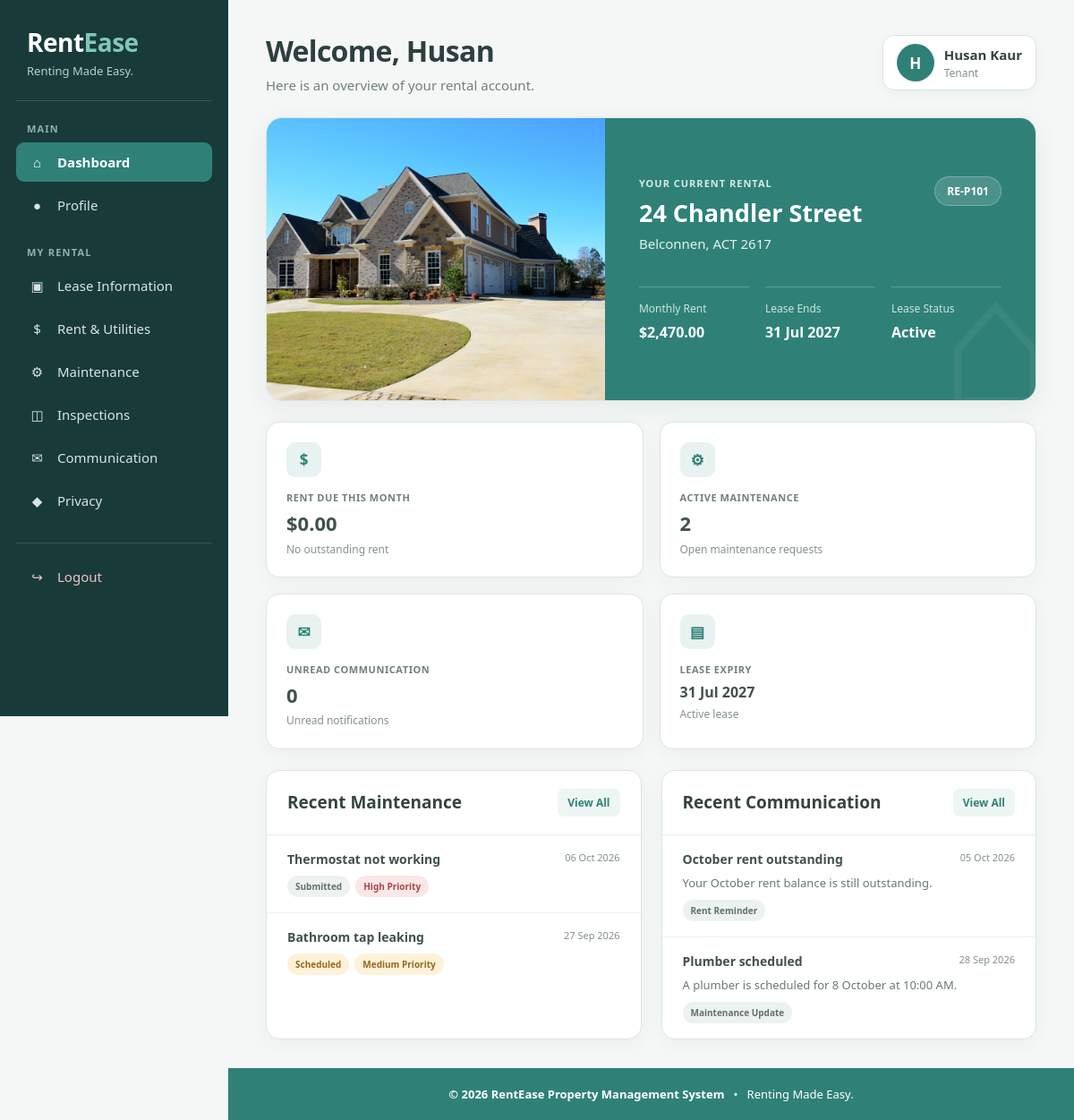
The page /tenant/dashboard.php (signed in) on the database its author committed.
### tables this page shows
CREATE TABLE `users` (
  `user_id` int(11) NOT NULL,
  `role` enum('manager','tenant') NOT NULL,
  `first_name` varchar(80) NOT NULL,
  `last_name` varchar(80) NOT NULL,
  `email` varchar(150) NOT NULL,
  `phone` varchar(30) DEFAULT NULL,
  `address` varchar(255) DEFAULT NULL,
  `password_hash` varchar(255) NOT NULL,
  `account_status` enum('active','inactive') NOT NULL DEFAULT 'active',
  `created_at` datetime NOT NULL DEFAULT current_timestamp(),
  `updated_at` datetime NOT NULL DEFAULT current_timestamp() ON UPDATE current_timestamp()
);

CREATE TABLE `property_photos` (
  `photo_id` int(11) NOT NULL,
  `property_id` int(11) NOT NULL,
  `file_path` varchar(255) NOT NULL,
  `caption` varchar(255) DEFAULT NULL,
  `is_primary` tinyint(1) NOT NULL DEFAULT 0,
  `uploaded_at` datetime NOT NULL DEFAULT current_timestamp()
);

CREATE TABLE `leases` (
  `lease_id` int(11) NOT NULL,
  `property_id` int(11) NOT NULL,
  `tenant_id` int(11) NOT NULL,
  `start_date` date NOT NULL,
  `end_date` date NOT NULL,
  `monthly_rent` decimal(10,2) NOT NULL,
  `bond_amount` decimal(10,2) DEFAULT 0.00,
  `lease_status` enum('draft','active','expired','terminated','renewal_due') NOT NULL DEFAULT 'draft',
  `lease_document` varchar(255) DEFAULT NULL,
  `notes` text DEFAULT NULL,
  `created_by` int(11) NOT NULL,
  `created_at` datetime NOT NULL DEFAULT current_timestamp(),
  `updated_at` datetime NOT NULL DEFAULT current_timestamp() ON UPDATE current_timestamp()
);

CREATE TABLE `properties` (
  `property_id` int(11) NOT NULL,
  `property_code` varchar(20) NOT NULL,
  `address_line1` varchar(180) NOT NULL,
  `suburb` varchar(100) NOT NULL,
  `state` varchar(50) NOT NULL,
  `postcode` varchar(10) NOT NULL,
  `bedrooms` int(11) NOT NULL DEFAULT 1,
  `bathrooms` decimal(3,1) NOT NULL DEFAULT 1.0,
  `parking_spaces` int(11) NOT NULL DEFAULT 0,
  `weekly_rent` decimal(10,2) NOT NULL,
  `property_status` enum('vacant','occupied','maintenance','inactive') NOT NULL DEFAULT 'vacant',
  `description` text DEFAULT NULL,
  `created_by` int(11) NOT NULL,
  `created_at` datetime NOT NULL DEFAULT current_timestamp(),
  `updated_at` datetime NOT NULL DEFAULT current_timestamp() ON UPDATE current_timestamp()
);

CREATE TABLE `maintenance_requests` (
  `maintenance_id` int(11) NOT NULL,
  `property_id` int(11) NOT NULL,
  `tenant_id` int(11) NOT NULL,
  `title` varchar(150) NOT NULL,
  `description` text NOT NULL,
  `category` enum('plumbing','electrical','appliance','heating_cooling','structural','security','other') NOT NULL DEFAULT 'other',
  `priority` enum('low','medium','high','urgent') NOT NULL DEFAULT 'medium',
  `status` enum('submitted','in_review','scheduled','in_progress','completed','cancelled') NOT NULL DEFAULT 'submitted',
  `submitted_at` datetime NOT NULL DEFAULT current_timestamp(),
  `scheduled_date` datetime DEFAULT NULL,
  `completed_at` datetime DEFAULT NULL,
  `assigned_to` varchar(120) DEFAULT NULL,
  `manager_summary` varchar(500) DEFAULT NULL
);

CREATE TABLE `notifications` (
  `notification_id` int(11) NOT NULL,
  `recipient_id` int(11) NOT NULL,
  `sender_id` int(11) DEFAULT NULL,
  `notification_type` enum('rent_reminder','inspection_reminder','maintenance_update','lease_renewal','general_announcement','payment_update') NOT NULL,
  `title` varchar(160) NOT NULL,
  `message` text NOT NULL,
  `related_entity_type` enum('rent','utility','maintenance','inspection','lease','general') NOT NULL DEFAULT 'general',
  `related_entity_id` int(11) DEFAULT NULL,
  `is_read` tinyint(1) NOT NULL DEFAULT 0,
  `sent_at` datetime NOT NULL DEFAULT current_timestamp(),
  `read_at` datetime DEFAULT NULL
);

### tenant/dashboard.php (the view, shortened to what this page needs)
<?php
require_once __DIR__.'/../config/db.php';
$tenantId=(int)$_SESSION['user_id'];
$stmt=$conn->prepare("
SELECT first_name,last_name,email,phone,address
FROM users
WHERE user_id=? AND role='tenant'
LIMIT 1
");
$stmt->bind_param("i",$tenantId);
$stmt->execute();
$tenant=$stmt->get_result()->fetch_assoc();
$tenantName=trim($tenant['first_name'].' '.$tenant['last_name']);
$tenantLetter=strtoupper(substr($tenant['first_name'],0,1));
$stmt=$conn->prepare("
SELECT
l.lease_id,
l.start_date,
l.end_date,
l.monthly_rent,
l.lease_status,
p.property_id,
p.property_code,
p.address_line1,
p.suburb,
p.state,
p.postcode
FROM leases l
INNER JOIN properties p ON p.property_id=l.property_id
WHERE l.tenant_id=?
AND l.lease_status IN ('active','renewal_due')
ORDER BY
CASE WHEN l.lease_status='active' THEN 1 ELSE 2 END,
l.end_date DESC
LIMIT 1
");
$stmt->bind_param("i",$tenantId);
$stmt->execute();
$lease=$stmt->get_result()->fetch_assoc();
$propertyImage='';
if($lease){
$stmt=$conn->prepare("
SELECT file_path
FROM property_photos
WHERE property_id=?
ORDER BY is_primary DESC
LIMIT 1
");
$propertyId=(int)$lease['property_id'];
$stmt->bind_param("i",$propertyId);
$stmt->execute();
$photo=$stmt->get_result()->fetch_assoc();
if($photo&&!empty($photo['file_path'])){
$photoPath=str_replace('\\','/',$photo['file_path']);
$physicalPath=__DIR__.'/../'.$photoPath;
if(file_exists($physicalPath)){
$propertyImage='../'.$photoPath;
}
}
}
$stmt=$conn->prepare("
SELECT COUNT(*) AS total
FROM maintenance_requests
WHERE tenant_id=?
AND status NOT IN ('completed','cancelled')
");
$stmt->bind_param("i",$tenantId);
$stmt->execute();
$activeMaintenance=(int)$stmt->get_result()->fetch_assoc()['total'];
$stmt=$conn->prepare("
SELECT COUNT(*) AS total
FROM notifications
WHERE recipient_id=?
AND is_read=0
");
$stmt->bind_param("i",$tenantId);
$stmt->execute();
$unreadCommunication=(int)$stmt->get_result()->fetch_assoc()['total'];
$rentDue=0;
$rentDueLabel='No outstanding rent';
$stmt=$conn->prepare("
SELECT maintenance_id,title,priority,status,submitted_at
FROM maintenance_requests
WHERE tenant_id=?
ORDER BY submitted_at DESC
LIMIT 4
");
$stmt->bind_param("i",$tenantId);
$stmt->execute();
$recentMaintenance=$stmt->get_result();
$stmt=$conn->prepare("
SELECT
notification_id,
notification_type,
title,
message,
is_read,
sent_at
FROM notifications
WHERE recipient_id=?
ORDER BY sent_at DESC
LIMIT 4
");
$stmt->bind_param("i",$tenantId);
$stmt->execute();
$recentMessages=$stmt->get_result();
function niceText($value){
return ucwords(str_replace('_',' ',$value??''));
}
function shortDate($date){
return date('d M Y',strtotime($date));
}
function maintenanceStatusClass($status){
if($status==='scheduled'){
return 'orange';
}
return 'neutral';
}
function priorityClass($priority){
if($priority==='urgent'||$priority==='high'){
return 'red';
}
if($priority==='medium'){
return 'orange';
}
return 'neutral';
}
?>
<!DOCTYPE html>
<html lang="en">
<head>
</head>
<body>
<div class="sidebar">
<div class="brand">
<div class="brand-name">Rent<span>Ease</span></div>
<div class="brand-tagline">Renting Made Easy.</div>
</div>
<div class="menu-title">Main</div>
<a href="dashboard.php" class="active">
<span class="menu-icon">⌂</span>
Dashboard
</a>
<a href="profile.php">
<span class="menu-icon">●</span>
Profile
</a>
<div class="menu-title">My Rental</div>
<a href="lease.php">
<span class="menu-icon">▣</span>
Lease Information
</a>
<a href="payments.php">
<span class="menu-icon">$</span>
Rent & Utilities
</a>
<a href="maintenance.php">
<span class="menu-icon">⚙</span>
Maintenance
</a>
<a href="inspections.php">
<span class="menu-icon">◫</span>
Inspections
</a>
<a href="communication.php">
<span class="menu-icon">✉</span>
Communication
</a>
<a href="privacy.php">
<span class="menu-icon">◆</span>
Privacy
</a>
<div class="logout-area">
<a href="../auth/logout.php" class="logout">
<span class="menu-icon">↪</span>
Logout
</a>
</div>
</div>
<div class="main-content">
<div class="topbar">
<div class="page-title">
<h1>Welcome, <?php echo htmlspecialchars($tenant['first_name']); ?></h1>
<p>Here is an overview of your rental account.</p>
</div>
<a href="profile.php" class="user-box">
<div class="small-avatar">
<?php echo htmlspecialchars($tenantLetter); ?>
</div>
<div>
<strong><?php echo htmlspecialchars($tenantName); ?></strong>
<span>Tenant</span>
</div>
</a>
</div>
<?php if($lease): ?>
<div class="rental-card">
<div class="property-photo">
<?php if($propertyImage): ?>
<img
src="<?php echo htmlspecialchars($propertyImage); ?>"
alt="<?php echo htmlspecialchars($lease['address_line1']); ?>"
>
<?php else: ?>
<div class="no-property-photo">
No property image available
</div>
<?php endif; ?>
</div>
<div class="rental-info">
<div class="rental-heading">
<div>
<div class="rental-label">
YOUR CURRENT RENTAL
</div>
<h2>
<?php echo htmlspecialchars($lease['address_line1']); ?>
</h2>
<p>
<?php echo htmlspecialchars($lease['suburb'].', '.$lease['state'].' '.$lease['postcode']); ?>
</p>
</div>
<div class="property-code">
<?php echo htmlspecialchars($lease['property_code']); ?>
</div>
</div>
<div class="rental-details">
<div class="rental-detail">
<span>Monthly Rent</span>
<strong>
$<?php echo number_format((float)$lease['monthly_rent'],2); ?>
</strong>
</div>
<div class="rental-detail">
<span>Lease Ends</span>
<strong>
<?php echo shortDate($lease['end_date']); ?>
</strong>
</div>
<div class="rental-detail">
<span>Lease Status</span>
<strong>
<?php echo htmlspecialchars(niceText($lease['lease_status'])); ?>
</strong>
</div>
</div>
</div>
</div>
<?php endif; ?>
<div class="summary-grid">
<div class="summary-card">
<div class="summary-icon">$</div>
<div class="summary-label">
Rent Due This Month
</div>
<div class="summary-value">
$<?php echo number_format($rentDue,2); ?>
</div>
<div class="summary-note">
<?php echo htmlspecialchars($rentDueLabel); ?>
</div>
</div>
<div class="summary-card">
<div class="summary-icon">⚙</div>
<div class="summary-label">
Active Maintenance
</div>
<div class="summary-value">
<?php echo $activeMaintenance; ?>
</div>
<div class="summary-note">
Open maintenance request<?php echo $activeMaintenance===1?'':'s'; ?>
</div>
</div>
<div class="summary-card">
<div class="summary-icon">✉</div>
<div class="summary-label">
Unread Communication
</div>
<div class="summary-value">
<?php echo $unreadCommunication; ?>
</div>
<div class="summary-note">
Unread notification<?php echo $unreadCommunication===1?'':'s'; ?>
</div>
</div>
<div class="summary-card">
<div class="summary-icon">▤</div>
<div class="summary-label">
Lease Expiry
</div>
<div class="summary-value small">
<?php echo $lease?shortDate($lease['end_date']):'No active lease'; ?>
</div>
<?php if($lease): ?>
<div class="summary-note">
<?php echo htmlspecialchars(niceText($lease['lease_status'])); ?> lease
</div>
<?php endif; ?>
</div>
</div>
<div class="activity-grid">
<div class="card">
<div class="card-heading">
<h2>Recent Maintenance</h2>
<a href="maintenance.php">
View All
</a>
</div>
<?php if($recentMaintenance->num_rows>0): ?>
<?php while($item=$recentMaintenance->fetch_assoc()): ?>
<div class="activity-item">
<div class="activity-top">
<div class="activity-title">
<?php echo htmlspecialchars($item['title']); ?>
</div>
<div class="activity-date">
<?php echo shortDate($item['submitted_at']); ?>
</div>
</div>
<div class="badges">
<span class="badge <?php echo maintenanceStatusClass($item['status']); ?>">
<?php echo htmlspecialchars(niceText($item['status'])); ?>
</span>
<span class="badge <?php echo priorityClass($item['priority']); ?>">
<?php echo htmlspecialchars(niceText($item['priority'])); ?> Priority
</span>
</div>
</div>
<?php endwhile; ?>
<?php else: ?>
<div class="empty">
You have no maintenance requests yet.
</div>
<?php endif; ?>
</div>
<div class="card">
<div class="card-heading">
<h2>Recent Communication</h2>
<a href="communication.php">
View All
</a>
</div>
<?php if($recentMessages->num_rows>0): ?>
<?php while($item=$recentMessages->fetch_assoc()): ?>
<div class="activity-item">
<div class="activity-top">
<div class="activity-title">
<?php echo htmlspecialchars($item['title']); ?>
</div>
<div class="activity-date">
<?php echo shortDate($item['sent_at']); ?>
</div>
</div>
<div class="activity-text">
<?php
$preview=$item['message'];
echo htmlspecialchars($preview);
?>
</div>
<div class="badges">
<span class="badge neutral">
<?php echo htmlspecialchars(niceText($item['notification_type'])); ?>
</span>
</div>
</div>
<?php endwhile; ?>
<?php else: ?>
<div class="empty">
No communication received yet.
</div>
<?php endif; ?>
</div>
</div>
<footer class="footer">
<strong>© 2026 RentEase Property Management System</strong>
&nbsp; • &nbsp;
Renting Made Easy.
</footer>
</div>
</body>
</html>

### rows shown on the page
users: first_name "Husan", first_name "H", tenantName "Husan Kaur"
property_photos: file_path (picture)
leases: property.address_line1 "24 Chandler Street", property.postcode "Belconnen, ACT 2617", property.property_code "RE-P101", monthly_rent "2,470.00", end_date "31 Jul 2027", lease_status "Active"
maintenance_requests: title "Thermostat not working", submitted_at "06 Oct 2026", status "Submitted", priority "High"
maintenance_requests: title "Bathroom tap leaking", submitted_at "27 Sep 2026", status "Scheduled", priority "Medium"
notifications: title "October rent outstanding", sent_at "05 Oct 2026", message "Your October rent balance is still outstanding.", notification_type "Rent Reminder"
notifications: title "Plumber scheduled", sent_at "28 Sep 2026", message "A plumber is scheduled for 8 October at 10:00 AM.", notification_type "Maintenance Update"

### other values the page prints
$rentDue "0.00"
$rentDueLabel "No outstanding rent"
$activeMaintenance "2"
$unreadCommunication "0"
